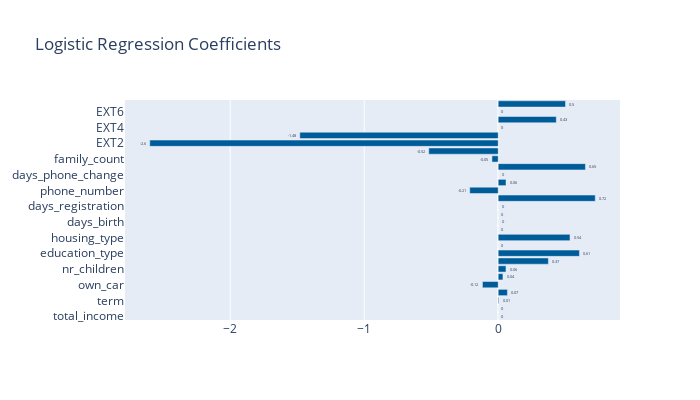

Notebook code cell kept with this figure:
### Code cell
# Refit selected model
model2 = LogisticRegression(**model_dict["logistic"].best_params_)
model2.fit(X_train, y_train)

# Display Model Coefficients
fig = go.Figure([
    go.Bar(y=X_train.columns, x=model2.coef_[0], text=np.round(model2.coef_[0], 2), orientation='h')
    ])

fig.update_traces(textposition='outside', marker_color='rgb(0, 92, 153)')
fig.update_layout(title='Logistic Regression Coefficients',
                  dragmode='select',
                  width=700,
                  height=400,
                  hovermode='closest')
fig.show()

### Figure 1 — Plotly figure (JSON) as saved in the notebook; plotly's stock layout.template omitted (floating-point values rounded to 4 significant figures)
{"data": [{"marker": {"color": "rgb(0, 92, 153)"}, "orientation": "h", "text": [0, 0, 0.01, 0.07, -0.12, 0.04, 0.06, 0.37, 0.61, 0, 0.54, 0, 0, 0, 0, 0.72, -0.21, 0.06, 0, 0.65, -0.05, -0.52, -2.6, -1.48, 0, 0.43, 0, 0.5], "textposition": "outside", "type": "bar", "x": [8.184e-07, -1.401e-07, 0.005188, 0.06851, -0.1176, 0.03526, 0.05793, 0.3745, 0.6062, 0, 0.5357, 0, 2.06e-05, 2.428e-07, 2.365e-05, 0.7242, -0.2125, 0.05833, 7.622e-05, 0.6511, -0.04673, -0.5182, -2.6, -1.481, 0, 0.4335, 0, 0.5022], "y": ["total_income", "loan_amount", "term", "interest_rate", "own_car", "own_house", "nr_children", "income_type", "education_type", "family_status", "housing_type", "region_population_ratio", "days_birth", "days_employed", "days_registration", "mobile_number", "phone_number", "email", "days_phone_change", "occupation_type", "family_count", "EXT1", "EXT2", "EXT3", "EXT4", "EXT5", "EXT6", "EXT7"]}], "layout": {"dragmode": "select", "height": 400, "hovermode": "closest", "title": {"text": "Logistic Regression Coefficients"}, "width": 700}}
